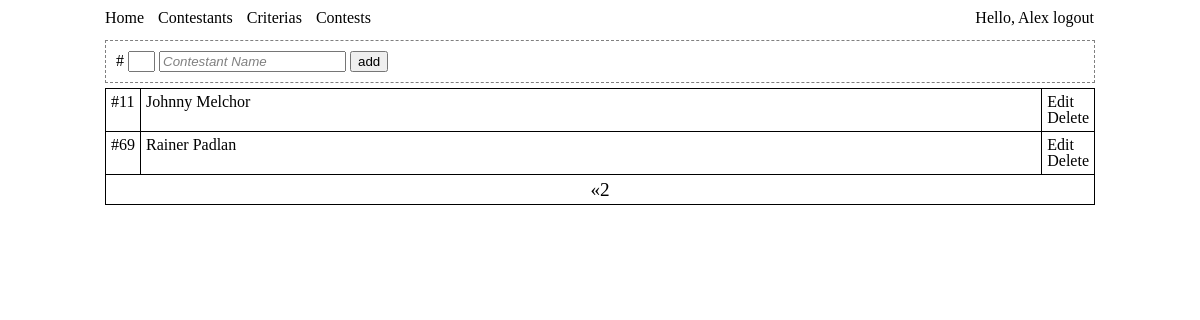
The page /manager/contestant.php?5=1 (signed in) on the database as committed earlier.
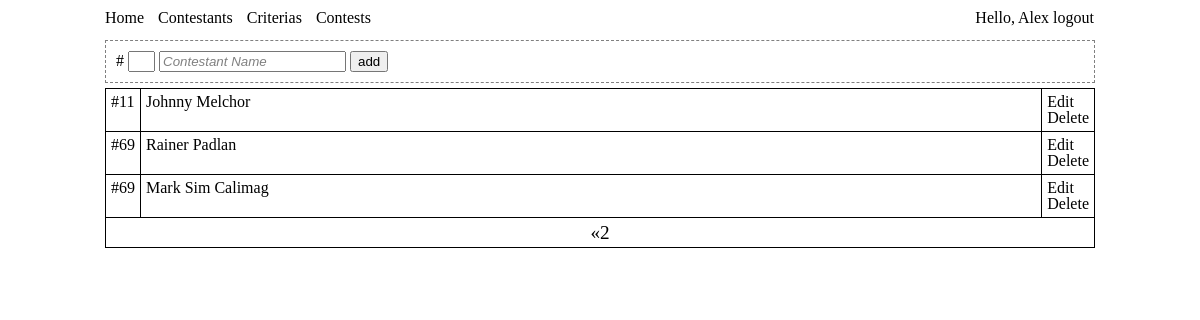
The same page on the database as committed later.
### tables this page shows
CREATE TABLE IF NOT EXISTS `contestants` (
  `id` int(100) NOT NULL AUTO_INCREMENT,
  `number` int(100) NOT NULL,
  `name` varchar(100) NOT NULL,
  PRIMARY KEY (`id`),
  UNIQUE KEY `name` (`name`)
);

### manager/header.php (called while the page is built, shortened)
<?php
include '../crowd/mysql.php';
include '../crowd/form.php';
include '../crowd/page.php';
$form = array();
?>

### manager/contestant_.php (called while the page is built, shortened)
<?php
$id_value = '';
$name_value = 'Contestant Name';
$num_value = '';
$do_value = 'add';
$input_class = 'blur_input';
$pagi = new Page(null,'contestants',5);
$contestant = new form('contestant','post');
$form['start'] = $contestant->start();
$form['num'] = $contestant->cid(null,'short')->text('num',post('num',$num_value));
$form['name'] = $contestant->cid(null,"$input_class")->text('name', post('name',$name_value));
$form['id'] = $contestant->hidden('id', post('blah',$id_value));
$form['go'] = $contestant->submit('do',post('blah',$do_value));
$form['stop'] = $contestant->stop();
?>

### manager/contestant.php (the view, shortened to what this page needs)
<?php
include 'header.php';
include 'contestant_.php';
?>
<!DOCTYPE html PUBLIC "-//W3C//DTD HTML 3.2//EN">
<html>
  <head>
  </head>
  <body>
  <div id='wrap'>
  <div id='menu'><?php include 'includes/menu.php'; ?></div>
	<div id='form'>
<?php
echo <<<FORM
$form[start]
# $form[num]
$form[id]
$form[name]
$form[go]
$form[stop]
FORM;
?>
	</div>
	<div id='list'>
	<table>
	<tbody>
<?php
	while($i = mysql_fetch_assoc($pagi->get['resource'])){
echo <<<FORM
<tr>
<td>#$i[number]</td>
<td class='spread'>$i[name]</td>
<td>
<a href='?do=edit&id=$i[id]'>Edit</a>
<a href='?do=delete&id=$i[id]'>Delete</a>
</td></tr>
FORM;
	}
?>
<?php
	echo "<tfoot><td colspan='3'>". $pagi->prev_btn() ."". $pagi->curr_btn() ."". $pagi->next_btn() ."</td></tfoot>";
?>
	</tbody>
	</table>
	</div>
	</div>
  </body>
</html>

Rows that differ between the two databases and show on the page:
added contestants: number "69", name "Mark Sim Calimag"
